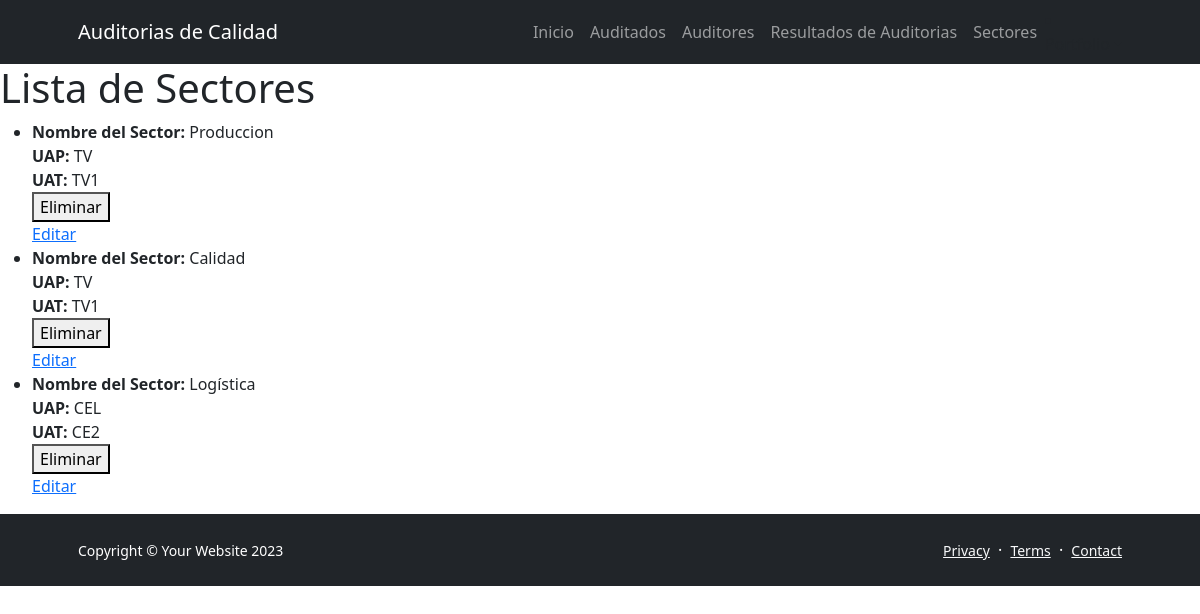
The app's page /AppAuditoria/sectores/ with its own data.
### AppAuditoria/models.py (models this page shows, shortened)
class Sector(models.Model):
    nombre = models.CharField(max_length=100)
    UAP = models.CharField(max_length=5, default='Todas')
    UAT = models.CharField(max_length=5, default='Todas')

### AppAuditoria/views.py (the view)
# urls.py: path('sectores/', views.lista_sectores, name='lista_sectores'),
def lista_sectores(request):
    sectores = Sector.objects.all()
    return render(request, 'appauditoria/lista_sectores.html', {'sectores': sectores})

### AppAuditoria/templates/AppAuditoria/lista_sectores.html (shortened to what this page needs)
<!DOCTYPE html>
{% extends 'AppAuditoria/base.html' %}
{% load static %}
{% block section1 %}
<html>
<head>
</head>
<body>
    <h1>Lista de Sectores</h1>
    <ul>
        {% for sector in sectores %}
            <li>
                <strong>Nombre del Sector:</strong> {{ sector.nombre }}<br>
                <strong>UAP:</strong> {{ sector.UAP }}<br>
                <strong>UAT:</strong> {{ sector.UAT }}
                <form method="post" action="{% url 'DeleteSector' sector.id %}">
                    <button type="submit">Eliminar</button>
              </form>
               <a href="{% url 'EditSector' sector.id %}">Editar</a>
            </li>
        {% empty %}
            <li>No hay sectores disponibles.</li>
        {% endfor %}
    </ul>
</body>
</html>
{% endblock %}

### records on screen
Sector: nombre "Produccion", UAP "TV", UAT "TV1"
Sector: nombre "Calidad", UAP "TV", UAT "TV1"
Sector: nombre "Logística", UAP "CEL", UAT "CE2"
